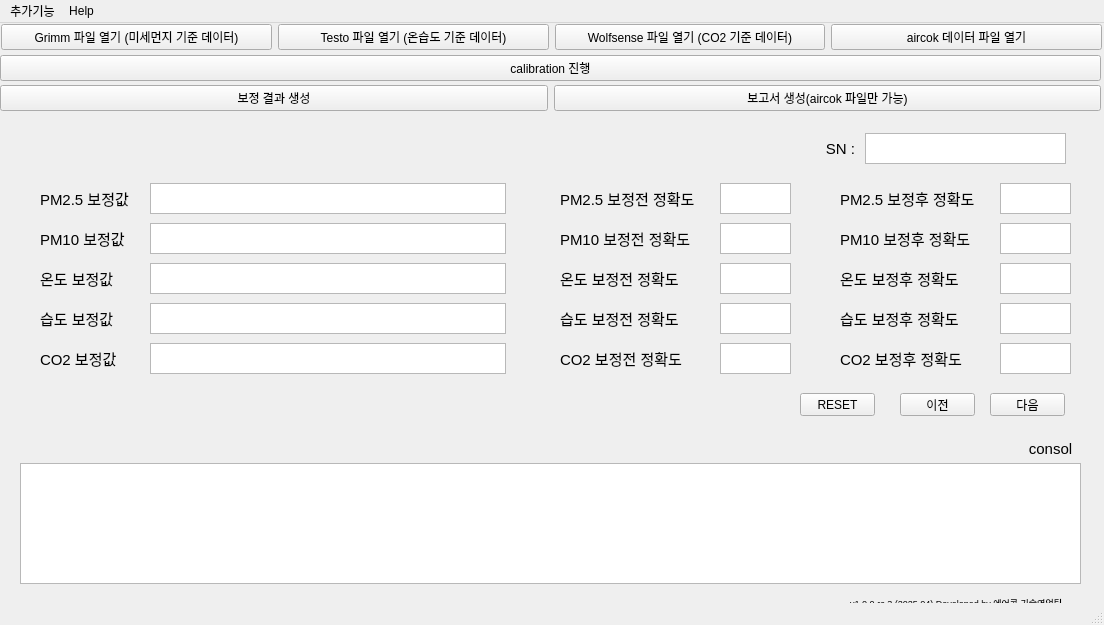
<?xml version="1.0" encoding="UTF-8"?>
<ui version="4.0">
 <class>MainWindow</class>
 <widget class="QMainWindow" name="MainWindow">
  <property name="geometry">
   <rect>
    <x>0</x>
    <y>0</y>
    <width>1104</width>
    <height>625</height>
   </rect>
  </property>
  <property name="minimumSize">
   <size>
    <width>1104</width>
    <height>625</height>
   </size>
  </property>
  <property name="maximumSize">
   <size>
    <width>1104</width>
    <height>625</height>
   </size>
  </property>
  <property name="windowTitle">
   <string>MainWindow</string>
  </property>
  <widget class="QWidget" name="centralwidget">
   <widget class="QWidget" name="horizontalLayoutWidget">
    <property name="geometry">
     <rect>
      <x>1</x>
      <y>-1</y>
      <width>1101</width>
      <height>31</height>
     </rect>
    </property>
    <layout class="QHBoxLayout" name="horizontalLayout">
     <item>
      <widget class="QPushButton" name="grimm_button">
       <property name="text">
        <string>Grimm 파일 열기 (미세먼지 기준 데이터)</string>
       </property>
      </widget>
     </item>
     <item>
      <widget class="QPushButton" name="testo_button">
       <property name="text">
        <string>Testo 파일 열기 (온습도 기준 데이터)</string>
       </property>
      </widget>
     </item>
     <item>
      <widget class="QPushButton" name="wolfsense_button">
       <property name="text">
        <string>Wolfsense 파일 열기 (CO2 기준 데이터)</string>
       </property>
      </widget>
     </item>
     <item>
      <widget class="QPushButton" name="aircok_button">
       <property name="text">
        <string>aircok 데이터 파일 열기</string>
       </property>
      </widget>
     </item>
    </layout>
   </widget>
   <widget class="QWidget" name="horizontalLayoutWidget_2">
    <property name="geometry">
     <rect>
      <x>0</x>
      <y>30</y>
      <width>1101</width>
      <height>31</height>
     </rect>
    </property>
    <layout class="QHBoxLayout" name="horizontalLayout_2">
     <item>
      <widget class="QPushButton" name="calibration_button">
       <property name="text">
        <string>calibration 진행</string>
       </property>
      </widget>
     </item>
    </layout>
   </widget>
   <widget class="QLabel" name="label">
    <property name="geometry">
     <rect>
      <x>40</x>
      <y>160</y>
      <width>121</width>
      <height>31</height>
     </rect>
    </property>
    <property name="font">
     <font>
      <pointsize>11</pointsize>
     </font>
    </property>
    <property name="text">
     <string>PM2.5 보정값</string>
    </property>
    <property name="alignment">
     <set>Qt::AlignLeading|Qt::AlignLeft|Qt::AlignVCenter</set>
    </property>
   </widget>
   <widget class="QTextEdit" name="pm25_cal">
    <property name="geometry">
     <rect>
      <x>150</x>
      <y>160</y>
      <width>356</width>
      <height>31</height>
     </rect>
    </property>
    <property name="font">
     <font>
      <pointsize>12</pointsize>
     </font>
    </property>
    <property name="readOnly">
     <bool>true</bool>
    </property>
   </widget>
   <widget class="QLabel" name="label_2">
    <property name="geometry">
     <rect>
      <x>40</x>
      <y>200</y>
      <width>121</width>
      <height>31</height>
     </rect>
    </property>
    <property name="font">
     <font>
      <pointsize>11</pointsize>
     </font>
    </property>
    <property name="text">
     <string>PM10 보정값</string>
    </property>
    <property name="alignment">
     <set>Qt::AlignLeading|Qt::AlignLeft|Qt::AlignVCenter</set>
    </property>
   </widget>
   <widget class="QTextEdit" name="pm10_cal">
    <property name="geometry">
     <rect>
      <x>150</x>
      <y>200</y>
      <width>356</width>
      <height>31</height>
     </rect>
    </property>
    <property name="font">
     <font>
      <pointsize>12</pointsize>
     </font>
    </property>
    <property name="readOnly">
     <bool>true</bool>
    </property>
   </widget>
   <widget class="QLabel" name="label_3">
    <property name="geometry">
     <rect>
      <x>40</x>
      <y>280</y>
      <width>121</width>
      <height>31</height>
     </rect>
    </property>
    <property name="font">
     <font>
      <pointsize>11</pointsize>
     </font>
    </property>
    <property name="text">
     <string>습도 보정값</string>
    </property>
    <property name="alignment">
     <set>Qt::AlignLeading|Qt::AlignLeft|Qt::AlignVCenter</set>
    </property>
   </widget>
   <widget class="QLabel" name="label_4">
    <property name="geometry">
     <rect>
      <x>40</x>
      <y>240</y>
      <width>121</width>
      <height>31</height>
     </rect>
    </property>
    <property name="font">
     <font>
      <pointsize>11</pointsize>
     </font>
    </property>
    <property name="text">
     <string>온도 보정값</string>
    </property>
    <property name="alignment">
     <set>Qt::AlignLeading|Qt::AlignLeft|Qt::AlignVCenter</set>
    </property>
   </widget>
   <widget class="QTextEdit" name="temp_cal">
    <property name="geometry">
     <rect>
      <x>150</x>
      <y>240</y>
      <width>356</width>
      <height>31</height>
     </rect>
    </property>
    <property name="font">
     <font>
      <pointsize>12</pointsize>
     </font>
    </property>
    <property name="readOnly">
     <bool>true</bool>
    </property>
   </widget>
   <widget class="QTextEdit" name="humi_cal">
    <property name="geometry">
     <rect>
      <x>150</x>
      <y>280</y>
      <width>356</width>
      <height>31</height>
     </rect>
    </property>
    <property name="font">
     <font>
      <pointsize>12</pointsize>
     </font>
    </property>
    <property name="readOnly">
     <bool>true</bool>
    </property>
   </widget>
   <widget class="QLabel" name="label_5">
    <property name="geometry">
     <rect>
      <x>40</x>
      <y>320</y>
      <width>121</width>
      <height>31</height>
     </rect>
    </property>
    <property name="font">
     <font>
      <pointsize>11</pointsize>
     </font>
    </property>
    <property name="text">
     <string>CO2 보정값</string>
    </property>
    <property name="alignment">
     <set>Qt::AlignLeading|Qt::AlignLeft|Qt::AlignVCenter</set>
    </property>
   </widget>
   <widget class="QTextEdit" name="co2_cal">
    <property name="geometry">
     <rect>
      <x>150</x>
      <y>320</y>
      <width>356</width>
      <height>31</height>
     </rect>
    </property>
    <property name="font">
     <font>
      <pointsize>12</pointsize>
     </font>
    </property>
    <property name="readOnly">
     <bool>true</bool>
    </property>
   </widget>
   <widget class="QLabel" name="label_6">
    <property name="geometry">
     <rect>
      <x>560</x>
      <y>160</y>
      <width>151</width>
      <height>31</height>
     </rect>
    </property>
    <property name="font">
     <font>
      <pointsize>11</pointsize>
     </font>
    </property>
    <property name="text">
     <string>PM2.5 보정전 정확도</string>
    </property>
    <property name="alignment">
     <set>Qt::AlignLeading|Qt::AlignLeft|Qt::AlignVCenter</set>
    </property>
   </widget>
   <widget class="QTextEdit" name="pm25_before_accuracy">
    <property name="geometry">
     <rect>
      <x>720</x>
      <y>160</y>
      <width>71</width>
      <height>31</height>
     </rect>
    </property>
    <property name="font">
     <font>
      <pointsize>12</pointsize>
     </font>
    </property>
    <property name="readOnly">
     <bool>true</bool>
    </property>
   </widget>
   <widget class="QLabel" name="label_7">
    <property name="geometry">
     <rect>
      <x>560</x>
      <y>200</y>
      <width>151</width>
      <height>31</height>
     </rect>
    </property>
    <property name="font">
     <font>
      <pointsize>11</pointsize>
     </font>
    </property>
    <property name="text">
     <string>PM10 보정전 정확도</string>
    </property>
    <property name="alignment">
     <set>Qt::AlignLeading|Qt::AlignLeft|Qt::AlignVCenter</set>
    </property>
   </widget>
   <widget class="QTextEdit" name="pm10_before_accuracy">
    <property name="geometry">
     <rect>
      <x>720</x>
      <y>200</y>
      <width>71</width>
      <height>31</height>
     </rect>
    </property>
    <property name="font">
     <font>
      <pointsize>12</pointsize>
     </font>
    </property>
    <property name="readOnly">
     <bool>true</bool>
    </property>
   </widget>
   <widget class="QLabel" name="label_8">
    <property name="geometry">
     <rect>
      <x>560</x>
      <y>240</y>
      <width>151</width>
      <height>31</height>
     </rect>
    </property>
    <property name="font">
     <font>
      <pointsize>11</pointsize>
     </font>
    </property>
    <property name="text">
     <string>온도 보정전 정확도</string>
    </property>
    <property name="alignment">
     <set>Qt::AlignLeading|Qt::AlignLeft|Qt::AlignVCenter</set>
    </property>
   </widget>
   <widget class="QTextEdit" name="temp_before_accuracy">
    <property name="geometry">
     <rect>
      <x>720</x>
      <y>240</y>
      <width>71</width>
      <height>31</height>
     </rect>
    </property>
    <property name="font">
     <font>
      <pointsize>12</pointsize>
     </font>
    </property>
    <property name="readOnly">
     <bool>true</bool>
    </property>
   </widget>
   <widget class="QLabel" name="label_9">
    <property name="geometry">
     <rect>
      <x>560</x>
      <y>280</y>
      <width>151</width>
      <height>31</height>
     </rect>
    </property>
    <property name="font">
     <font>
      <pointsize>11</pointsize>
     </font>
    </property>
    <property name="text">
     <string>습도 보정전 정확도</string>
    </property>
    <property name="alignment">
     <set>Qt::AlignLeading|Qt::AlignLeft|Qt::AlignVCenter</set>
    </property>
   </widget>
   <widget class="QTextEdit" name="humi_before_accuracy">
    <property name="geometry">
     <rect>
      <x>720</x>
      <y>280</y>
      <width>71</width>
      <height>31</height>
     </rect>
    </property>
    <property name="font">
     <font>
      <pointsize>12</pointsize>
     </font>
    </property>
    <property name="readOnly">
     <bool>true</bool>
    </property>
   </widget>
   <widget class="QLabel" name="label_10">
    <property name="geometry">
     <rect>
      <x>560</x>
      <y>320</y>
      <width>151</width>
      <height>31</height>
     </rect>
    </property>
    <property name="font">
     <font>
      <pointsize>11</pointsize>
     </font>
    </property>
    <property name="text">
     <string>CO2 보정전 정확도</string>
    </property>
    <property name="alignment">
     <set>Qt::AlignLeading|Qt::AlignLeft|Qt::AlignVCenter</set>
    </property>
   </widget>
   <widget class="QTextEdit" name="co2_before_accuracy">
    <property name="geometry">
     <rect>
      <x>720</x>
      <y>320</y>
      <width>71</width>
      <height>31</height>
     </rect>
    </property>
    <property name="font">
     <font>
      <pointsize>12</pointsize>
     </font>
    </property>
    <property name="readOnly">
     <bool>true</bool>
    </property>
   </widget>
   <widget class="QTextEdit" name="co2_after_accuracy">
    <property name="geometry">
     <rect>
      <x>1000</x>
      <y>320</y>
      <width>71</width>
      <height>31</height>
     </rect>
    </property>
    <property name="font">
     <font>
      <pointsize>12</pointsize>
     </font>
    </property>
    <property name="readOnly">
     <bool>true</bool>
    </property>
   </widget>
   <widget class="QLabel" name="label_11">
    <property name="geometry">
     <rect>
      <x>840</x>
      <y>240</y>
      <width>151</width>
      <height>31</height>
     </rect>
    </property>
    <property name="font">
     <font>
      <pointsize>11</pointsize>
     </font>
    </property>
    <property name="text">
     <string>온도 보정후 정확도</string>
    </property>
    <property name="alignment">
     <set>Qt::AlignLeading|Qt::AlignLeft|Qt::AlignVCenter</set>
    </property>
   </widget>
   <widget class="QLabel" name="label_12">
    <property name="geometry">
     <rect>
      <x>840</x>
      <y>280</y>
      <width>151</width>
      <height>31</height>
     </rect>
    </property>
    <property name="font">
     <font>
      <pointsize>11</pointsize>
     </font>
    </property>
    <property name="text">
     <string>습도 보정후 정확도</string>
    </property>
    <property name="alignment">
     <set>Qt::AlignLeading|Qt::AlignLeft|Qt::AlignVCenter</set>
    </property>
   </widget>
   <widget class="QTextEdit" name="humi_after_accuracy">
    <property name="geometry">
     <rect>
      <x>1000</x>
      <y>280</y>
      <width>71</width>
      <height>31</height>
     </rect>
    </property>
    <property name="font">
     <font>
      <pointsize>12</pointsize>
     </font>
    </property>
    <property name="readOnly">
     <bool>true</bool>
    </property>
   </widget>
   <widget class="QTextEdit" name="temp_after_accuracy">
    <property name="geometry">
     <rect>
      <x>1000</x>
      <y>240</y>
      <width>71</width>
      <height>31</height>
     </rect>
    </property>
    <property name="font">
     <font>
      <pointsize>12</pointsize>
     </font>
    </property>
    <property name="readOnly">
     <bool>true</bool>
    </property>
   </widget>
   <widget class="QLabel" name="label_13">
    <property name="geometry">
     <rect>
      <x>840</x>
      <y>160</y>
      <width>151</width>
      <height>31</height>
     </rect>
    </property>
    <property name="font">
     <font>
      <pointsize>11</pointsize>
     </font>
    </property>
    <property name="text">
     <string>PM2.5 보정후 정확도</string>
    </property>
    <property name="alignment">
     <set>Qt::AlignLeading|Qt::AlignLeft|Qt::AlignVCenter</set>
    </property>
   </widget>
   <widget class="QLabel" name="label_14">
    <property name="geometry">
     <rect>
      <x>840</x>
      <y>200</y>
      <width>151</width>
      <height>31</height>
     </rect>
    </property>
    <property name="font">
     <font>
      <pointsize>11</pointsize>
     </font>
    </property>
    <property name="text">
     <string>PM10 보정후 정확도</string>
    </property>
    <property name="alignment">
     <set>Qt::AlignLeading|Qt::AlignLeft|Qt::AlignVCenter</set>
    </property>
   </widget>
   <widget class="QTextEdit" name="pm25_after_accuracy">
    <property name="geometry">
     <rect>
      <x>1000</x>
      <y>160</y>
      <width>71</width>
      <height>31</height>
     </rect>
    </property>
    <property name="font">
     <font>
      <pointsize>12</pointsize>
     </font>
    </property>
    <property name="readOnly">
     <bool>true</bool>
    </property>
   </widget>
   <widget class="QTextEdit" name="pm10_after_accuracy">
    <property name="geometry">
     <rect>
      <x>1000</x>
      <y>200</y>
      <width>71</width>
      <height>31</height>
     </rect>
    </property>
    <property name="font">
     <font>
      <pointsize>12</pointsize>
     </font>
    </property>
    <property name="readOnly">
     <bool>true</bool>
    </property>
   </widget>
   <widget class="QLabel" name="label_15">
    <property name="geometry">
     <rect>
      <x>840</x>
      <y>320</y>
      <width>151</width>
      <height>31</height>
     </rect>
    </property>
    <property name="font">
     <font>
      <pointsize>11</pointsize>
     </font>
    </property>
    <property name="text">
     <string>CO2 보정후 정확도</string>
    </property>
    <property name="alignment">
     <set>Qt::AlignLeading|Qt::AlignLeft|Qt::AlignVCenter</set>
    </property>
   </widget>
   <widget class="QWidget" name="horizontalLayoutWidget_3">
    <property name="geometry">
     <rect>
      <x>0</x>
      <y>60</y>
      <width>1101</width>
      <height>31</height>
     </rect>
    </property>
    <layout class="QHBoxLayout" name="horizontalLayout_3">
     <item>
      <widget class="QPushButton" name="result_button">
       <property name="text">
        <string>보정 결과 생성</string>
       </property>
      </widget>
     </item>
     <item>
      <widget class="QPushButton" name="report_button">
       <property name="text">
        <string>보고서 생성(aircok 파일만 가능)</string>
       </property>
      </widget>
     </item>
    </layout>
   </widget>
   <widget class="QLabel" name="label_16">
    <property name="geometry">
     <rect>
      <x>1020</x>
      <y>410</y>
      <width>61</width>
      <height>31</height>
     </rect>
    </property>
    <property name="font">
     <font>
      <pointsize>11</pointsize>
     </font>
    </property>
    <property name="text">
     <string>consol</string>
    </property>
    <property name="alignment">
     <set>Qt::AlignCenter</set>
    </property>
   </widget>
   <widget class="QTextEdit" name="sn_number">
    <property name="geometry">
     <rect>
      <x>865</x>
      <y>110</y>
      <width>201</width>
      <height>31</height>
     </rect>
    </property>
    <property name="font">
     <font>
      <pointsize>12</pointsize>
     </font>
    </property>
    <property name="readOnly">
     <bool>true</bool>
    </property>
    <property name="html">
     <string>&lt;!DOCTYPE HTML PUBLIC &quot;-//W3C//DTD HTML 4.0//EN&quot; &quot;http://www.w3.org/TR/REC-html40/strict.dtd&quot;&gt;
&lt;html&gt;&lt;head&gt;&lt;meta name=&quot;qrichtext&quot; content=&quot;1&quot; /&gt;&lt;style type=&quot;text/css&quot;&gt;
p, li { white-space: pre-wrap; }
&lt;/style&gt;&lt;/head&gt;&lt;body style=&quot; font-family:'Gulim'; font-size:12pt; font-weight:400; font-style:normal;&quot;&gt;
&lt;p style=&quot;-qt-paragraph-type:empty; margin-top:0px; margin-bottom:0px; margin-left:0px; margin-right:0px; -qt-block-indent:0; text-indent:0px;&quot;&gt;&lt;br /&gt;&lt;/p&gt;&lt;/body&gt;&lt;/html&gt;</string>
    </property>
   </widget>
   <widget class="QLabel" name="label_17">
    <property name="geometry">
     <rect>
      <x>820</x>
      <y>110</y>
      <width>41</width>
      <height>31</height>
     </rect>
    </property>
    <property name="font">
     <font>
      <pointsize>11</pointsize>
     </font>
    </property>
    <property name="text">
     <string>SN :</string>
    </property>
    <property name="alignment">
     <set>Qt::AlignCenter</set>
    </property>
   </widget>
   <widget class="QPushButton" name="prev_button">
    <property name="geometry">
     <rect>
      <x>900</x>
      <y>370</y>
      <width>75</width>
      <height>23</height>
     </rect>
    </property>
    <property name="text">
     <string>이전</string>
    </property>
   </widget>
   <widget class="QPushButton" name="next_button">
    <property name="geometry">
     <rect>
      <x>990</x>
      <y>370</y>
      <width>75</width>
      <height>23</height>
     </rect>
    </property>
    <property name="text">
     <string>다음</string>
    </property>
   </widget>
   <widget class="QLabel" name="label_18">
    <property name="geometry">
     <rect>
      <x>850</x>
      <y>569</y>
      <width>241</width>
      <height>21</height>
     </rect>
    </property>
    <property name="font">
     <font>
      <pointsize>7</pointsize>
     </font>
    </property>
    <property name="text">
     <string>v1.0.0-rc.3 (2025.04) Developed by 에어콕 기술영업팀</string>
    </property>
   </widget>
   <widget class="QTextEdit" name="consol">
    <property name="geometry">
     <rect>
      <x>20</x>
      <y>440</y>
      <width>1061</width>
      <height>121</height>
     </rect>
    </property>
    <property name="readOnly">
     <bool>true</bool>
    </property>
   </widget>
   <widget class="QPushButton" name="reset_button">
    <property name="geometry">
     <rect>
      <x>800</x>
      <y>370</y>
      <width>75</width>
      <height>23</height>
     </rect>
    </property>
    <property name="text">
     <string>RESET</string>
    </property>
   </widget>
  </widget>
  <widget class="QMenuBar" name="menubar">
   <property name="geometry">
    <rect>
     <x>0</x>
     <y>0</y>
     <width>1104</width>
     <height>21</height>
    </rect>
   </property>
   <widget class="QMenu" name="menuHelp">
    <property name="title">
     <string>Help</string>
    </property>
    <addaction name="actionUser_guide"/>
    <addaction name="actionAbout"/>
   </widget>
   <widget class="QMenu" name="menuplus">
    <property name="title">
     <string>추가기능</string>
    </property>
    <addaction name="lcd_loger_parsing"/>
    <addaction name="aircok_data_downloader"/>
   </widget>
   <addaction name="menuplus"/>
   <addaction name="menuHelp"/>
  </widget>
  <widget class="QStatusBar" name="statusbar"/>
  <action name="actionUser_guide">
   <property name="text">
    <string>User guide</string>
   </property>
  </action>
  <action name="actionAbout">
   <property name="text">
    <string>About</string>
   </property>
  </action>
  <action name="lcd_loger_parsing">
   <property name="text">
    <string>LCD 로거 데이터 변환</string>
   </property>
  </action>
  <action name="aircok_data_downloader">
   <property name="text">
    <string>에어콕 데이터 다운로더</string>
   </property>
  </action>
 </widget>
 <resources/>
 <connections/>
</ui>
